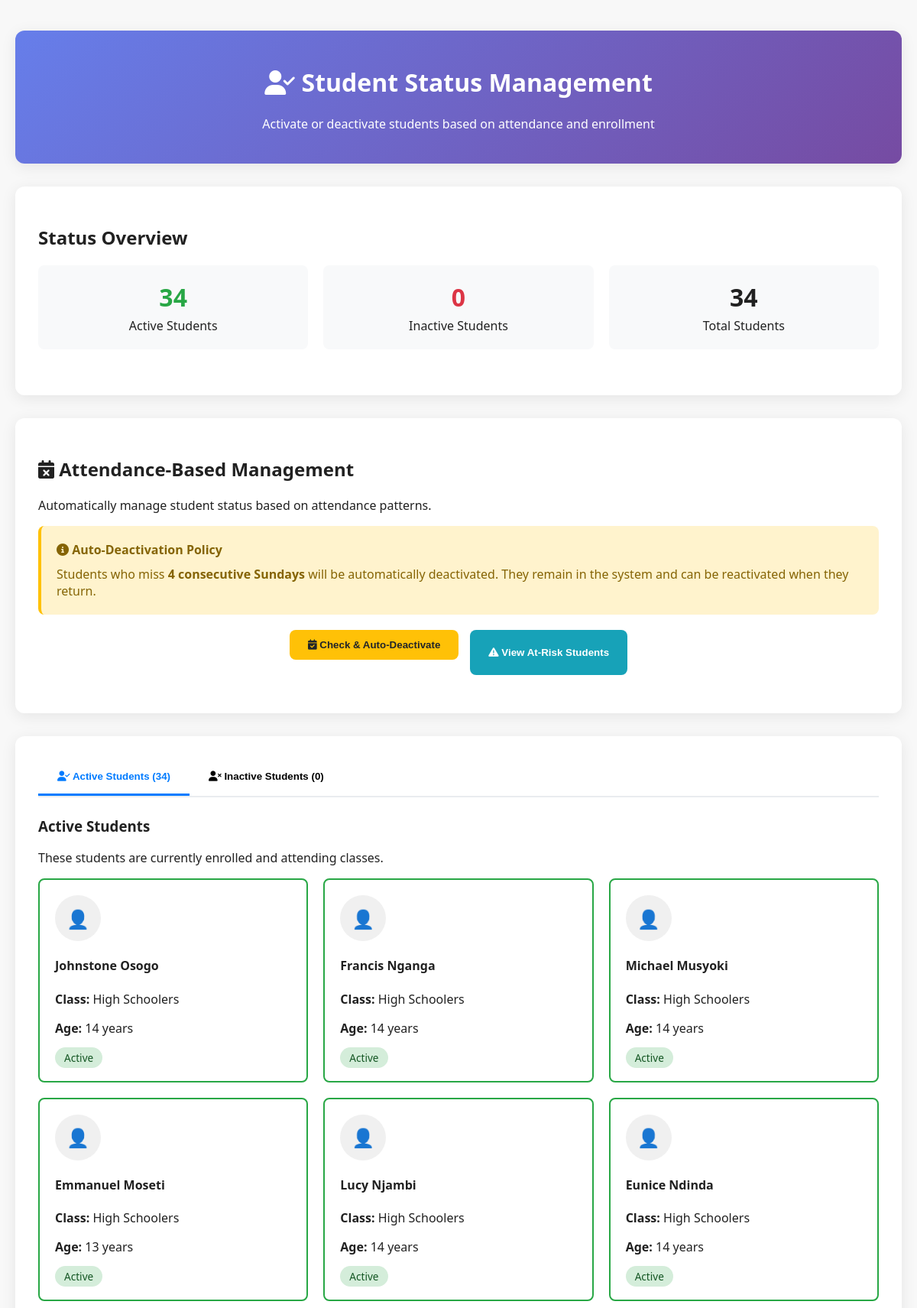
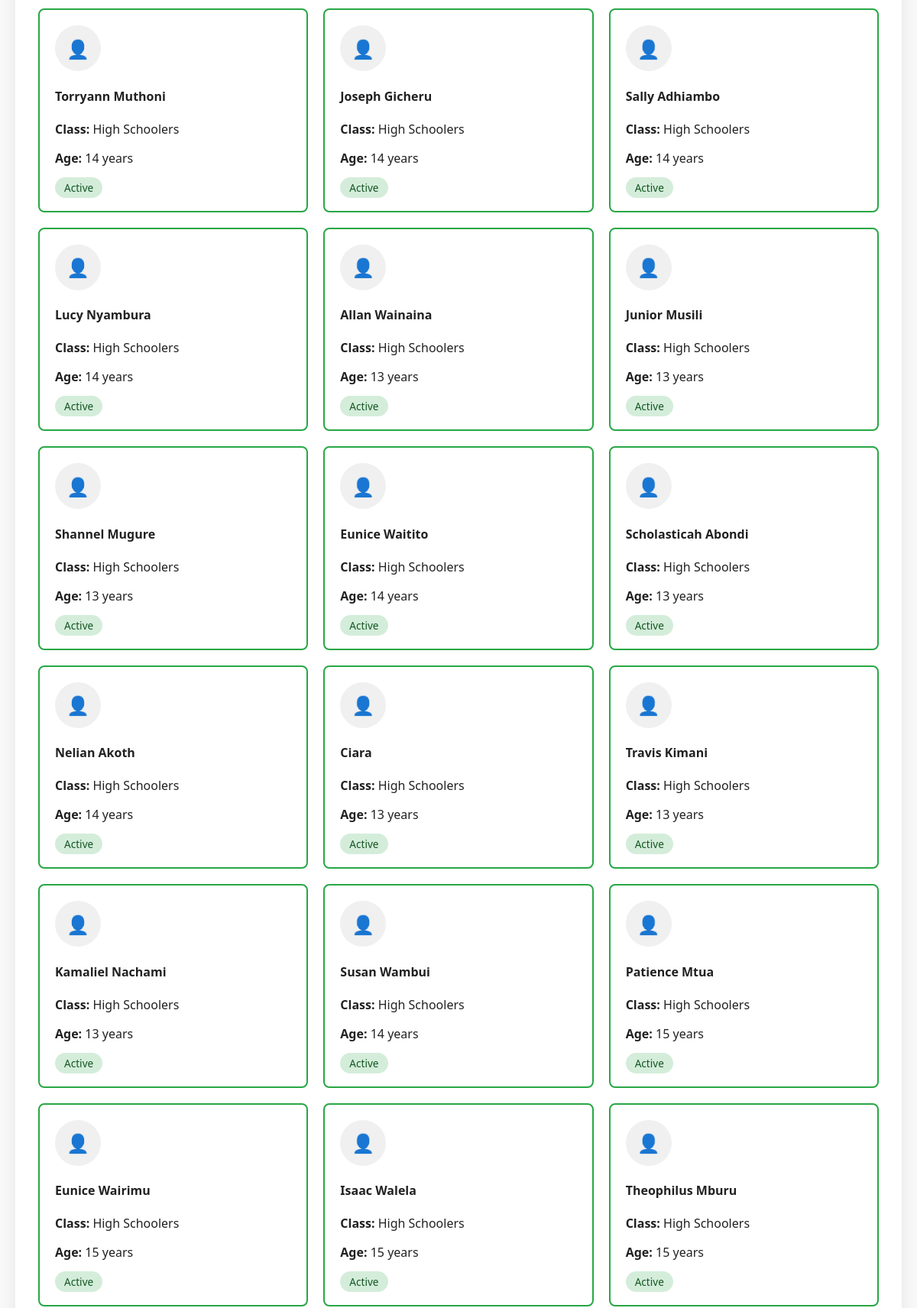
The app's page /manage_status (signed in, upper part) with its own data (2 pictures, top to bottom).
### app.py (models this page shows)
class Student(db.Model):
    id = db.Column(db.Integer, primary_key=True)
    name = db.Column(db.String(100), nullable=False)
    dob = db.Column(db.String(20), nullable=False)
    parent = db.Column(db.String(100))
    contact = db.Column(db.String(50))
    student_class = db.Column(db.String(50))
    status = db.Column(db.String(10), default="active")
    deletion_requested = db.Column(db.Boolean, default=False)
    profile_image = db.Column(db.String(200))  # Store image filename
    family_id = db.Column(db.String(50))  # For grouping family members

### app.py (the view, shortened to what this page needs)
@app.route('/manage_status', methods=['GET', 'POST'])
def manage_status():
    if not session.get("role") == "admin":
        flash("Access denied.", "danger")
        return redirect(url_for("dashboard"))
    students = Student.query.all()
    active_students = [s for s in students if s.status == 'active']
    inactive_students = [s for s in students if s.status == 'inactive']
    return render_template("manage_status.html",
                         active_students=active_students,
                         inactive_students=inactive_students)

### app.py (called while the page is built)
@app.context_processor
def inject_now():
    return {'now': datetime.now}

@app.context_processor
def utility_functions():
    def attendance_present(student_id, sunday):
        record = Attendance.query.filter_by(student_id=student_id, date=sunday).first()
        return record.present if record else False
    return dict(attendance_present=attendance_present)

### templates/manage_status.html (shortened to what this page needs)
<!DOCTYPE html>
<html lang="en">
<head>
    <link rel="stylesheet" href="{{ url_for('static', filename='css/styles.css') }}">
    <link rel="stylesheet" href="https://cdnjs.cloudflare.com/ajax/libs/font-awesome/6.5.0/css/all.min.css">
</head>
<body>
    <div class="status-container">
        <div class="status-card">
            <div class="card-header">
                <h1><i class="fas fa-user-check"></i> Student Status Management</h1>
                <p>Activate or deactivate students based on attendance and enrollment</p>
            </div>
        </div>
        <div class="status-card">
            <div class="card-content">
                <h2>Status Overview</h2>
                <div class="summary-stats">
                    <div class="stat-card">
                        <div class="stat-number stat-active">{{ active_students|length }}</div>
                        <div>Active Students</div>
                    </div>
                    <div class="stat-card">
                        <div class="stat-number stat-inactive">{{ inactive_students|length }}</div>
                        <div>Inactive Students</div>
                    </div>
                    <div class="stat-card">
                        <div class="stat-number">{{ (active_students|length + inactive_students|length) }}</div>
                        <div>Total Students</div>
                    </div>
                </div>
            </div>
        </div>
        <div class="status-card">
            <div class="card-content">
                <h2><i class="fas fa-calendar-times"></i> Attendance-Based Management</h2>
                <p>Automatically manage student status based on attendance patterns.</p>
                <div style="background: #fff3cd; padding: 20px; border-radius: 8px; margin-bottom: 20px; border-left: 4px solid #ffc107;">
                    <h4 style="margin: 0 0 10px 0; color: #856404;">
                        <i class="fas fa-info-circle"></i> Auto-Deactivation Policy
                    </h4>
                    <p style="margin: 0; color: #856404;">
                        Students who miss <strong>4 consecutive Sundays</strong> will be automatically deactivated.
                        They remain in the system and can be reactivated when they return.
                    </p>
                </div>
                <div style="display: flex; gap: 15px; justify-content: center; margin-bottom: 20px;">
                    <form method="POST" action="{{ url_for('check_attendance_deactivation') }}" style="display: inline;">
                        <button type="submit" class="btn btn-warning">
                            <i class="fas fa-calendar-check"></i> Check & Auto-Deactivate
                        </button>
                    </form>
                    <button onclick="checkAtRiskStudents()" class="btn btn-info">
                        <i class="fas fa-exclamation-triangle"></i> View At-Risk Students
                    </button>
                </div>
            </div>
        </div>
        <div class="status-card">
            <div class="card-content">
                <div class="status-tabs">
                    <button class="tab-btn active" onclick="showTab('active')">
                        <i class="fas fa-user-check"></i> Active Students ({{ active_students|length }})
                    </button>
                    <button class="tab-btn" onclick="showTab('inactive')">
                        <i class="fas fa-user-times"></i> Inactive Students ({{ inactive_students|length }})
                    </button>
                </div>
                <form method="POST" id="statusForm">
                    <div id="active-tab" class="tab-content active">
                        <h3>Active Students</h3>
                        <p>These students are currently enrolled and attending classes.</p>
                        {% if active_students %}
                        <div class="student-grid">
                            {% for student in active_students %}
                            <div class="student-card active-student" onclick="toggleStudent(this, {{ student.id }})">
                                {% if student.profile_image %}
                                    <img src="{{ url_for('static', filename='uploads/profiles/' + student.profile_image) }}"
                                         alt="{{ student.name }}" class="student-photo">
                                {% else %}
                                    <div class="default-avatar">👤</div>
                                {% endif %}
                                <h4>{{ student.name }}</h4>
                                <p><strong>Class:</strong> {{ student.student_class }}</p>
                                <p><strong>Age:</strong> {{ (2024 - student.dob.split('-')[0]|int) }} years</p>
                                <span class="status-badge status-active">Active</span>
                            </div>
                            {% endfor %}
                        </div>
                        {% else %}
                        <div style="text-align: center; padding: 40px; color: #666;">
                            <i class="fas fa-user-plus" style="font-size: 3rem; margin-bottom: 15px;"></i>
                            <h3>No Active Students</h3>
                            <p>All students are currently inactive.</p>
                        </div>
                        {% endif %}
                    </div>
                </form>
            </div>
        </div>
    </div>
</body>
</html>

### static/css/styles.css (style rules this page uses)
body { font-family: 'Segoe UI', sans-serif; margin: 0; padding: 0; background-color: #f8f8f8; color: #212121; }
form { margin-bottom: 20px; }

### templates/manage_status.html (style rules this page uses)
.status-container { max-width: 1200px; margin: 20px auto; padding: 20px; }
.status-card { background: white; border-radius: 12px; box-shadow: 0 4px 20px rgba(0,0,0,0.08); margin-bottom: 30px; overflow: hidden; }
.card-header { background: linear-gradient(135deg, #667eea 0%, #764ba2 100%); color: white; padding: 25px; text-align: center; }
.card-content { padding: 30px; }
.status-tabs { display: flex; border-bottom: 2px solid #e9ecef; margin-bottom: 25px; }
.tab-btn { padding: 15px 25px; border: none; background: none; cursor: pointer; font-weight: 600; border-bottom: 3px solid transparent; transition: all 0.3s; }
.tab-btn.active { color: #007bff; border-bottom-color: #007bff; }
.tab-content { display: none; }
.tab-content.active { display: block; }
.student-grid { display: grid; grid-template-columns: repeat(auto-fill, minmax(300px, 1fr)); gap: 20px; margin-bottom: 25px; }
.student-card { border: 2px solid #e9ecef; border-radius: 8px; padding: 20px; transition: all 0.3s; cursor: pointer; }
.student-card.active-student { border-color: #28a745; }
.default-avatar { width: 60px; height: 60px; border-radius: 50%; background: #f0f0f0; display: flex; align-items: center; justify-content: center; font-size: 24px; margin-bottom: 15px; }
.status-badge { padding: 4px 12px; border-radius: 20px; font-size: 0.85rem; font-weight: 500; }
.status-active { background: #d4edda; color: #155724; }
.btn { padding: 12px 24px; border-radius: 8px; border: none; font-weight: 600; cursor: pointer; transition: all 0.3s; text-decoration: none; display: inline-block; }
.btn-warning { background: #ffc107; color: #212529; }
.btn-info { background: #17a2b8; color: white; }
.summary-stats { display: grid; grid-template-columns: repeat(auto-fit, minmax(200px, 1fr)); gap: 20px; margin-bottom: 30px; }
.stat-card { background: #f8f9fa; padding: 20px; border-radius: 8px; text-align: center; }
.stat-number { font-size: 2rem; font-weight: bold; margin-bottom: 5px; }
.stat-active { color: #28a745; }
.stat-inactive { color: #dc3545; }

### records on screen
Student: name "Johnstone Osogo", student_class "High Schoolers", dob "14"
Student: name "Francis Nganga", student_class "High Schoolers", dob "14"
Student: name "Michael Musyoki", student_class "High Schoolers", dob "14"
Student: name "Emmanuel Moseti", student_class "High Schoolers", dob "13"
Student: name "Lucy Njambi", student_class "High Schoolers", dob "14"
Student: name "Eunice Ndinda", student_class "High Schoolers", dob "14"
Student: name "Torryann Muthoni", student_class "High Schoolers", dob "14"
Student: name "Joseph Gicheru", student_class "High Schoolers", dob "14"
Student: name "Sally Adhiambo", student_class "High Schoolers", dob "14"
Student: name "Lucy Nyambura", student_class "High Schoolers", dob "14"
Student: name "Allan Wainaina", student_class "High Schoolers", dob "13"
Student: name "Junior Musili", student_class "High Schoolers", dob "13"
Student: name "Shannel Mugure", student_class "High Schoolers", dob "13"
Student: name "Eunice Waitito", student_class "High Schoolers", dob "14"
Student: name "Scholasticah Abondi", student_class "High Schoolers", dob "13"
Student: name "Nelian Akoth", student_class "High Schoolers", dob "14"
Student: name "Ciara", student_class "High Schoolers", dob "13"
Student: name "Travis Kimani", student_class "High Schoolers", dob "13"
Student: name "Kamaliel Nachami", student_class "High Schoolers", dob "13"
Student: name "Susan Wambui", student_class "High Schoolers", dob "14"
Student: name "Patience Mtua", student_class "High Schoolers", dob "15"
Student: name "Eunice Wairimu", student_class "High Schoolers", dob "15"
Student: name "Isaac Walela", student_class "High Schoolers", dob "15"
Student: name "Theophilus Mburu", student_class "High Schoolers", dob "15"

### other values on screen
{{ active_students|length }} "34"
{{ inactive_students|length }} "0"
{{ (active_students|length + inactive_students|length) }} "34"
